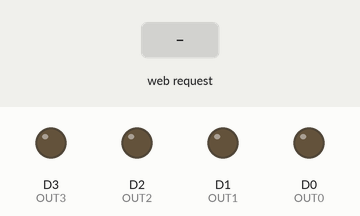
This program was run on a simulated ESP8266 (NodeMCU). Parts: output pins drawn as LEDs (lit = HIGH). The inputs (shaded band) are chosen by the test bench. WiFi joins after 1.5 s; servers stay silent unless stated; what the program prints to the serial monitor is not drawn.

Above: at 2.7 s.
2.8 s: HTTP request GET /H3 received
At 3.2 s:
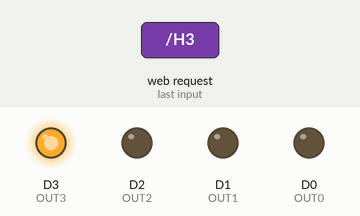
4.3 s: HTTP request GET /H2 received
At 5.5 s:
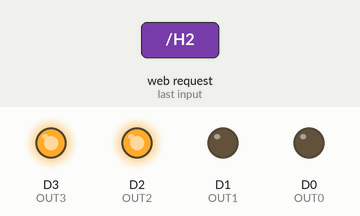
5.8 s: HTTP request GET /L3 received
At 6.7 s:
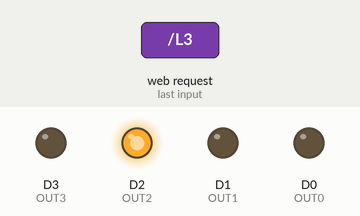
7.3 s: HTTP request GET /H1 received
At 7.9 s:
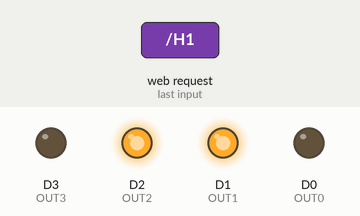
8.8 s: HTTP request GET /L2 received
At 10.0 s:
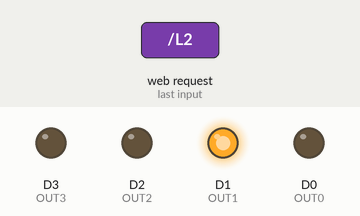
10.3 s: HTTP request GET /H0 received
At 11.3 s:
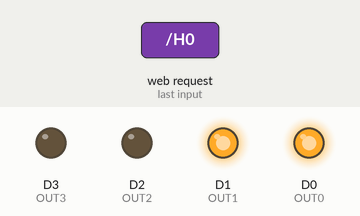
Timing chart, 0 to 12.8 s (numbered marks = the images above; inputs shaded):
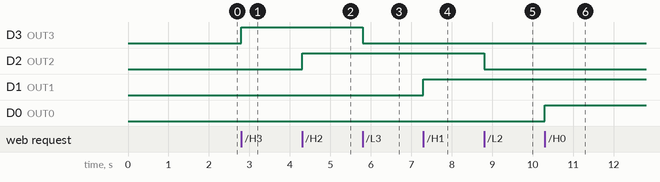

Measured:
- after the input at 2.8 s, D3 (OUT3): LOW → HIGH at once
- after the input at 4.3 s, D2 (OUT2): LOW → HIGH at once
- after the input at 5.8 s, D3 (OUT3): HIGH → LOW at once
- after the input at 7.3 s, D1 (OUT1): LOW → HIGH at once
- after the input at 8.8 s, D2 (OUT2): HIGH → LOW at once
- after the input at 10.3 s, D0 (OUT0): LOW → HIGH at once

The program:

main.cpp
```cpp
//https://hackaday.io/project/173660-esp8266-ajax-outputs-control
//https://github.com/Digital1O1/AJAX_Toggle_LED.git
#include <Arduino.h>
#include <ESP8266WiFi.h>
#include "webpage.h" // Header file containing HTML+JS script for website

char ssid[] = "I Shouldntve Eaten That Burrito";
char pass[] = "valeriepooping";

WiFiServer server(80);
String request = "";
const int OUT0 = 16;
const int OUT1 = 5;
const int OUT2 = 4;
const int OUT3 = 0;
int output_Pins[] = {OUT0, OUT1, OUT2, OUT3};

String readState()
{
  String output_3, output_2, output_1, output_0; // {OUT3, OUT2, OUT1, OUT0}
  String data_out;

  if (digitalRead(OUT3) == HIGH)
  {
    output_3 = "1";
  }
  else
  {
    output_3 = "0";
  }

  if (digitalRead(OUT2) == HIGH)
  {
    output_2 = "1";
  }
  else
  {
    output_2 = "0";
  }

  if (digitalRead(OUT1) == HIGH)
  {
    output_1 = "1";
  }
  else
  {
    output_1 = "0";
  }

  if (digitalRead(OUT0) == HIGH)
  {
    output_0 = "1";
  }
  else
  {
    output_0 = "0";
  }

  data_out = output_3 + ":" + output_2 + ":" + output_1 + ":" + output_0;
  return data_out;
}

void setup()
{
  // Initialize outputs
  for (int i = 0; i < sizeof(output_Pins) / sizeof(output_Pins[0]); i++)
  {
    pinMode(output_Pins[i], OUTPUT);
    digitalWrite(output_Pins[i], LOW);
  }

  Serial.begin(115200);
  Serial.print("Connecting to ");
  Serial.println(ssid);
  WiFi.begin(ssid, pass);

  while (WiFi.status() != WL_CONNECTED)
  {
    Serial.print(".");
    delay(500);
  }

  Serial.println();
  Serial.println("[CONNECTED]");
  Serial.print("[IP ");
  Serial.print(WiFi.localIP());
  Serial.println(" ]");

  // start a server
  server.begin();
  Serial.println("Server started");
}

void loop()
{
  String data;

  // Check if a client has connected
  WiFiClient client = server.available();
  if (!client)
  {
    return;
  }

  // Read the first line of the request || request is a String variable
  request = client.readStringUntil('\r');

  Serial.print("request: ");
  Serial.println(request);

  /* Recieves requests from HTML website
     'Response' from website will look like this : request: GET /H3 HTTP/1.1
  */
  if (request.indexOf("H3") > 0)
  {
    digitalWrite(OUT3, HIGH);
    client.print(readState());
  }
  else if (request.indexOf("L3") > 0)
  {
    digitalWrite(OUT3, LOW);
    client.print(readState());
  }

  else if (request.indexOf("H2") > 0)
  {
    digitalWrite(OUT2, HIGH);
    client.print(readState());
  }
  else if (request.indexOf("L2") > 0)
  {
    digitalWrite(OUT2, LOW);
    client.print(readState());
  }

  else if (request.indexOf("H1") > 0)
  {
    digitalWrite(OUT1, HIGH);
    client.print(readState());
  }
  else if (request.indexOf("L1") > 0)
  {
    digitalWrite(OUT1, LOW);
    client.print(readState());
  }

  else if (request.indexOf("H0") > 0)
  {
    digitalWrite(OUT0, HIGH);
    client.print(readState());
  }
  else if (request.indexOf("L0") > 0)
  {
    digitalWrite(OUT0, LOW);
    client.print(readState());
  }

  else if (request.indexOf("STATE") > 0)
  {
    client.print(readState());
  }

  else
  {
    // Discard any bytes that have been written to the client but not yet read.
    client.flush();
    client.print(html_1);
  }
  delay(5);
}
```

webpage.h
```cpp
String html_1 = R"=====(
<!DOCTYPE html>
<html>
  <head>
    <meta name="viewport" content="width=device-width, initial-scale=1.0">
    <style>
      h1 {
        font-family: Arial, Helvetica, sans-serif;
        font-size: 22px;
        padding: 10px;
        color: #006666;
      }

      table {
        font-family: Arial, Helvetica, sans-serif;
        font-size: 17px;
        border-collapse: collapse;
        width: 35%;
        margin: 0 auto;
        padding: 10px;
      }

      td, th {
        border: 1px solid #d1e0e0;
        text-align: center;
        padding: 8px;
        width: 100px;
        height: 50px;
      }

      th {
        color: #006666;
        height: 30px;
      }

      #butO0, #butO1, #butO2, #butO3 {
        padding:10px 10px 10px 10px;
        width:60%;
        background-color: #e0ebeb;
        font-size: 80%;
        cursor: pointer;
        border-radius: 4px;
        transition-duration: 0.4s;
      }

      #butREAD {
        padding:10px 10px 10px 10px;
        width: 90px;
        height: 40px;
        background-color: #98e6e6;
        font-size: 80%;
        cursor: pointer;
        margin: 0 auto;
        border-radius: 4px;
      }

      p {
        padding: 1px;
      }
    </style>

    <!-- <script> tag is used to define a client-side script (JavaScript). -->
    <script>
      function switchO_0()
      {
        var button_text = document.getElementById("butO0").value;
        //<!-- ajaxLoad manda estado (L o H) + salida (0, 1, 2, 3) -->
        if(button_text == "ON")
        {
          ajaxLoad('H0');
        }
        else
        {
          ajaxLoad('L0');
        }
      }

      function switchO_1()
      {
        var button_text = document.getElementById("butO1").value;
        if(button_text == "ON")
        {
           ajaxLoad('H1');
        }
        else
        {
          ajaxLoad('L1');
        }
      }

      function switchO_2()
      {
        var button_text = document.getElementById("butO2").value;
        if(button_text == "ON")
        {
          ajaxLoad('H2');
        }
        else
         {
            ajaxLoad('L2');
         }
      }

      function switchO_3()
      {
        var button_text = document.getElementById("butO3").value;
        if(button_text == "ON")
        {
          ajaxLoad('H3');
        }
        else
        {
           ajaxLoad('L3');
        }
      }

      function readSTATE()
      {
        ajaxLoad('STATE');
      }

      var ajaxRequest = null;

      // XMLHttpRequest == object used to exchange data with server
      // Code to be used for modern browsers
      if(window.XMLHttpRequest)
      {
        ajaxRequest = new XMLHttpRequest();  // Creates a new XMLHttpRequest object
      }

      // Code to be uesd for old IE browsers
      else
      {
        ajaxRequest = new ActiveXObject("Microsoft.XMLHTTP");
      }

      function ajaxLoad(ajaxURL)
      {
        if(!ajaxRequest)
        {
           alert("AJAX is not supported."); return;
        }

        /*
          Notes about Open() function

          What does it do : Specifies the request

          Syntax : open(method, url, async, user, psw)

          method: the request type GET or POST
          url: the file location
          async: true (asynchronous) or false (synchronous)
          user: optional user name
          psw: optional password
        */

        ajaxRequest.open("GET", ajaxURL, true);

        /*
          Notes about onreadystatechange

          What does it do : Defines a function to be called when the readyState property changes
        */
        ajaxRequest.onreadystatechange = function()
        {
          /*
            Notes about readyState

              What does it do : Holds status of XMLHttpRequest

              0 : request not initialized
              1 : server connection established
              2 : request received
              3 : processing request
              4 : request finished and response is ready

            Notes about status

            	Returns the status-number of a request
              200: "OK"
              403: "Forbidden"
              404: "Not Found"
              For a complete list go to the Http Messages Reference
          */
          if(ajaxRequest.readyState == 4 && ajaxRequest.status == 200)
          {
            // Returns the response data as a string
            var ajaxResult = ajaxRequest.responseText;

            // Split string into array of substrings
            tmpArray = ajaxResult.split(":");

            if(tmpArray[0] === "0")
            {
              /*
                Notes about getElementById()

                  Most commonly used methods
                  Used when you want to manipulate/get info from anelement in your document
                  Returns NULL ifno elements with specified IDexists
                  ID should be unique
                    If more than one element has the same ID, getElementById() returns the first element
              */
              // The document object is reffering to the HTML stuff towards the bottom (The radio buttons)

              // Get element with id="but03" and change the 'value' to ON
              document.getElementById("butO3").value = "ON";

              document.getElementById("butO3").style.backgroundColor = "#66ff33";

              // Change contents of HTML element
              document.getElementById("f4c1").innerHTML = "LOW";
            }

            else
            {
              document.getElementById("butO3").value = "OFF";
              document.getElementById("butO3").style.backgroundColor = "#ff3300";
              document.getElementById("f4c1").innerHTML = "HIGH";
            }

            if(tmpArray[1] === "0")
            {
              document.getElementById("butO2").value = "ON";
              document.getElementById("butO2").style.backgroundColor = "#66ff33";
              document.getElementById("f3c1").innerHTML = "LOW";
            }

            else
            {
              document.getElementById("butO2").value = "OFF";
              document.getElementById("butO2").style.backgroundColor = "#ff3300";
              document.getElementById("f3c1").innerHTML = "HIGH";
            }

            if(tmpArray[2] === "0")
            {
              document.getElementById("butO1").value = "ON";
              document.getElementById("butO1").style.backgroundColor = "#66ff33";
              document.getElementById("f2c1").innerHTML = "LOW";
            }

            else
            {
              document.getElementById("butO1").value = "OFF";
              document.getElementById("butO1").style.backgroundColor = "#ff3300";
              document.getElementById("f2c1").innerHTML = "HIGH";
            }

            if(tmpArray[3] === "0")
            {
              document.getElementById("butO0").value = "ON";
              document.getElementById("butO0").style.backgroundColor = "#66ff33";
              document.getElementById("f1c1").innerHTML = "LOW";
            }

            else
            {
              document.getElementById("butO0").value = "OFF";
              document.getElementById("butO0").style.backgroundColor = "#ff3300";
              document.getElementById("f1c1").innerHTML = "HIGH";
            }

            document.getElementById("reply").innerHTML = "LAST COMMAND: " + ajaxResult;
          }
        }
        // Sends the request to the server (used for GET)
        ajaxRequest.send();
      }

      //<!-- update status every 10 seconds -->
      //<!--setInterval("readSTATE()", 10000); -->
    </script>

    <!-- Execute a JavaScript immediately after a page has been loaded: -->
<body onload="readSTATE()">
  <h1><center>ESP8266 AJAX Control Outputs</center></h1>

  <table>
    <tr>
      <th>PIN/GPIO</th>
      <th>Current State</th>
      <th>Command</th>
    </tr>
    <tr>
      <td>D0/16</td>
      <td id="f1c1">LOW</td>
      <td><input type="button" id="butO0" onclick="switchO_0()" value="" /></td>
    </tr>
    <tr>
      <td>D1/05</td>
      <td id="f2c1">LOW</td>
      <td><input type="button" id="butO1" onclick="switchO_1()" value="" /></td>
    </tr>
    <tr>
      <td>D2/04</td>
      <td id="f3c1">LOW</td>
      <td><input type="button" id="butO2" onclick="switchO_2()" value="" /></td>
    </tr>
    <tr>
      <td>D3/00</td>
      <td id="f4c1">LOW</td>
      <td><input type="button" id="butO3" onclick="switchO_3()" value="" /></td>
    </tr>
</table>
<div class="">
  <p></p>
  <center><input type="button" id="butREAD" onclick="readSTATE()" value="UPDATE" /></center>
  <p></p>
    <p id="reply" style="text-align:center; font-size: 14px; font-family: sans-serif;"></p>
</div>
</body>

</head>

</html>
)=====";
```
